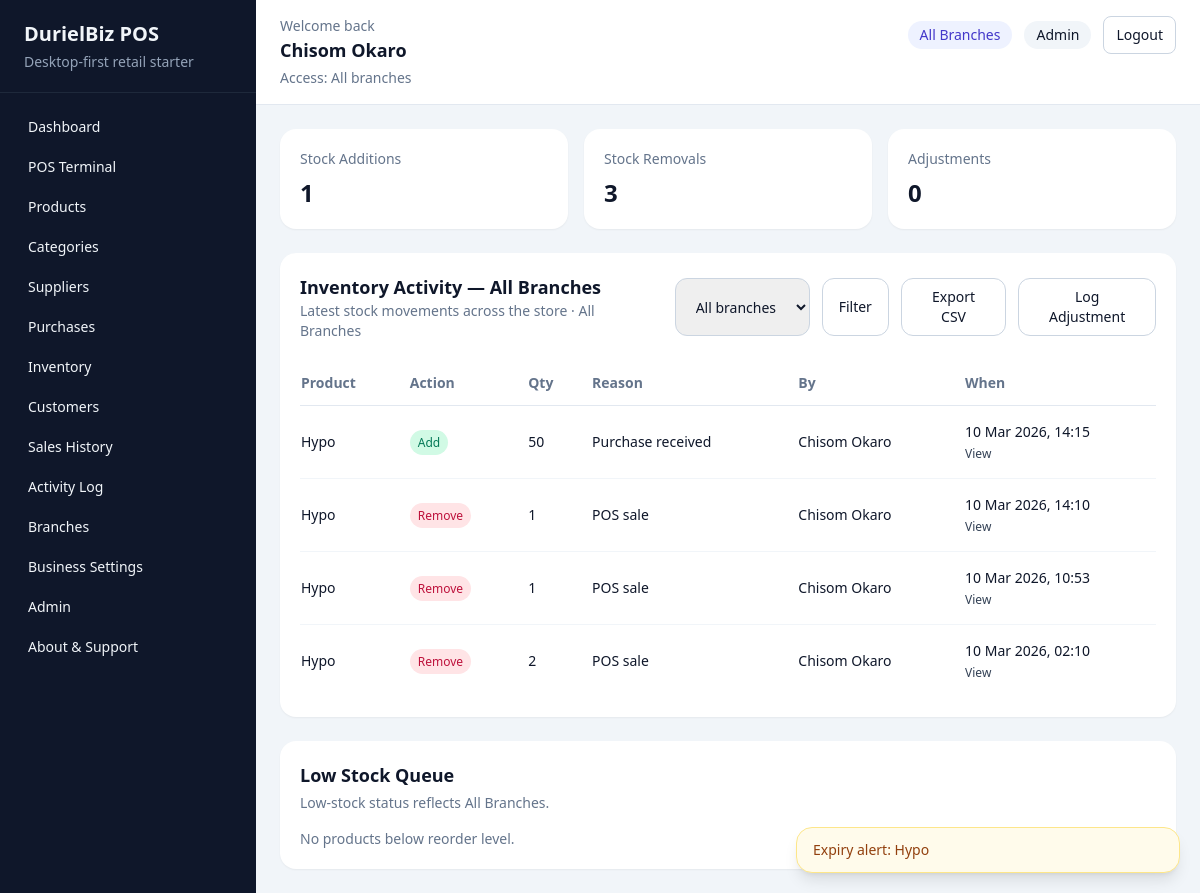
The app's page /inventory/ (signed in), older data.
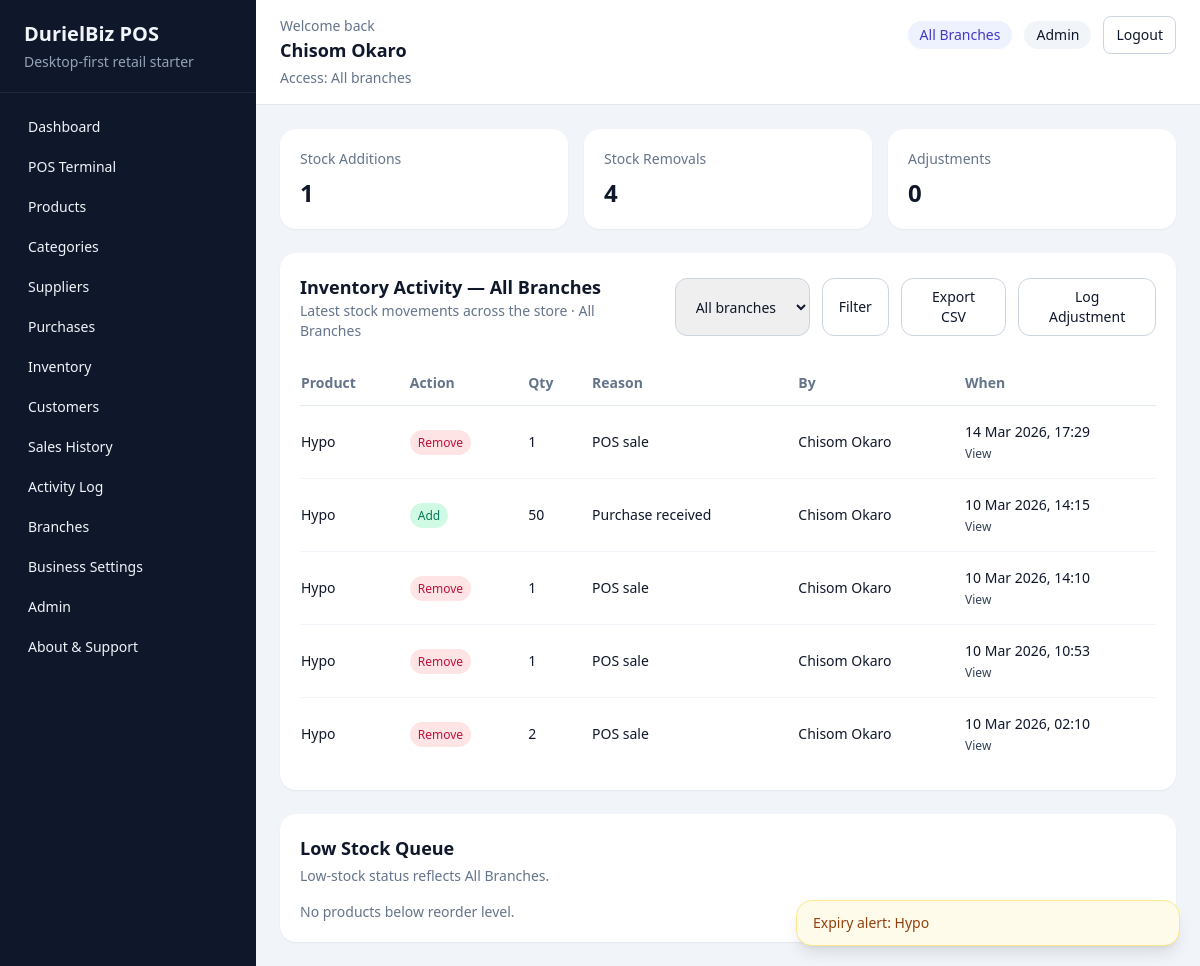
The same page, newer data.
### inventory/models.py (models this page shows, shortened)
class InventoryLog(models.Model):
    class Source(models.TextChoices):
        MANUAL = "manual", "Manual"
        PURCHASE = "purchase", "Purchase"
        SALE = "sale", "Sale"
    class Action(models.TextChoices):
        ADD = "add", "Add"
        REMOVE = "remove", "Remove"
        ADJUST = "adjust", "Adjust"
    product = models.ForeignKey("products.Product", on_delete=models.CASCADE, related_name="inventory_logs")
    branch = models.ForeignKey("reports.Branch", on_delete=models.SET_NULL, related_name="inventory_logs", null=True, blank=True)
    quantity = models.IntegerField()
    action = models.CharField(max_length=10, choices=Action.choices)
    source = models.CharField(max_length=20, choices=Source.choices, default=Source.MANUAL)
    reason = models.CharField(max_length=255)
    reference = models.CharField(max_length=120, blank=True)
    before_quantity = models.IntegerField(default=0)
    after_quantity = models.IntegerField(default=0)
    created_by = models.ForeignKey(
        settings.AUTH_USER_MODEL,
        on_delete=models.SET_NULL,
        related_name="inventory_logs",
        null=True,
        blank=True,
    )
    created_at = models.DateTimeField(auto_now_add=True)
    class Meta:
        ordering = ["-created_at"]

### products/models.py (models this page shows, shortened)
class Product(models.Model):
    name = models.CharField(max_length=255)
    slug = models.SlugField(max_length=280, unique=True, blank=True)
    barcode = models.CharField(max_length=100, unique=True, blank=True, null=True)
    category = models.ForeignKey(Category, on_delete=models.PROTECT, related_name="products")
    supplier = models.ForeignKey(
        "suppliers.Supplier",
        on_delete=models.SET_NULL,
        related_name="products",
        blank=True,
        null=True,
    )
    cost_price = models.DecimalField(max_digits=12, decimal_places=2)
    selling_price = models.DecimalField(max_digits=12, decimal_places=2)
    quantity = models.PositiveIntegerField(default=0)
    reorder_level = models.PositiveIntegerField(default=10)
    expiry_date = models.DateField(blank=True, null=True)
    is_active = models.BooleanField(default=True)
    created_at = models.DateTimeField(auto_now_add=True)
    updated_at = models.DateTimeField(auto_now=True)
    class Meta:
        ordering = ["name"]

### accounts/models.py (models this page shows)
class User(AbstractUser):
    class Role(models.TextChoices):
        ADMIN = "admin", "Admin"
        MANAGER = "manager", "Manager"
        CASHIER = "cashier", "Cashier"
        INVENTORY = "inventory", "Inventory Officer"
    role = models.CharField(max_length=20, choices=Role.choices, default=Role.CASHIER)
    phone_number = models.CharField(max_length=20, blank=True)
    branch = models.ForeignKey(
        "reports.Branch",
        on_delete=models.SET_NULL,
        related_name="users",
        null=True,
        blank=True,
    )
    def __str__(self) -> str:
        return self.get_full_name() or self.username

### inventory/views.py (the view)
# urls.py: path("", inventory_overview, name="overview"),
@login_required
@role_required(User.Role.ADMIN, User.Role.INVENTORY)
def inventory_overview(request):
    branches = active_branches_for_user(request.user)
    if is_admin_user(request.user):
        branch_code = request.GET.get("branch", "").strip()
    else:
        branch_code = get_user_branch(request.user).code
    selected_branch = branches.filter(code=branch_code).first() if branch_code else None
    logs_queryset = scope_queryset_to_user_branch(
        InventoryLog.objects.select_related("product", "created_by", "branch"),
        request.user,
    ).order_by("-created_at")
    if branch_code:
        logs_queryset = logs_queryset.filter(branch__code=branch_code)
    recent_logs = paginate_queryset(
        request,
        logs_queryset,
        per_page=15,
        page_param="logs_page",
    )
    low_stock = paginate_queryset(request, low_stock_products_queryset(branch=selected_branch), per_page=8, page_param="stock_page")
    context = {
        "recent_logs": recent_logs,
        "low_stock_products": low_stock,
        "stock_additions": logs_queryset.filter(action=InventoryLog.Action.ADD).count(),
        "stock_removals": logs_queryset.filter(action=InventoryLog.Action.REMOVE).count(),
        "stock_adjustments": logs_queryset.filter(action=InventoryLog.Action.ADJUST).count(),
        "branches": branches,
        "selected_branch": branch_code,
        "selected_branch_name": selected_branch.name if selected_branch else "All Branches",
    }
    return render(request, "inventory/overview.html", context)

### accounts/permissions.py (called while the page is built)
def is_admin_user(user):
    return bool(getattr(user, "is_authenticated", False) and getattr(user, "role", "") == User.Role.ADMIN)

def active_branches_for_user(user):
    branches = Branch.objects.filter(is_active=True).order_by("name")
    if is_admin_user(user):
        return branches
    branch = get_user_branch(user)
    if branch is None:
        return branches.none()
    return branches.filter(pk=branch.pk)

def scope_queryset_to_user_branch(queryset, user, field_name="branch"):
    if is_admin_user(user):
        return queryset
    branch = get_user_branch(user)
    if branch is None:
        return queryset.none()
    return queryset.filter(**{field_name: branch})

### notifications/services.py (called while the page is built)
def low_stock_products_queryset(branch=None):
    if branch is not None:
        return branch_low_stock_queryset(branch).filter(is_active=True)
    return Product.objects.filter(is_active=True, quantity__lte=F("reorder_level")).order_by("quantity")

### reports/context_processors.py (called while the page is built)
def business_settings(request):
    return {"business_settings": BusinessSettings.get_solo()}

### reports/models.py (called while the page is built)
    @classmethod
    def get_solo(cls):
        settings, _ = cls.objects.get_or_create(pk=1)
        return settings

### templates/inventory/overview.html (shortened to what the changed rows need)
{% extends "base.html" %}
{% block content %}
    <section class="grid gap-4 md:grid-cols-3">
        <div class="rounded-2xl bg-white p-5 shadow-sm">
            <p class="text-sm text-slate-500">Stock Removals</p>
            <h3 class="mt-2 text-2xl font-semibold">{{ stock_removals }}</h3>
        </div>
    </section>
    <section class="mt-6 grid gap-6 xl:grid-cols-3">
        <div class="rounded-2xl bg-white p-5 shadow-sm xl:col-span-2">
            <div class="mt-5 overflow-x-auto">
                <table class="min-w-full divide-y divide-slate-200 text-sm">
                    <thead>
                        <tr class="text-left text-slate-500">
                            <th class="py-3 pr-4">Product</th>
                            <th class="py-3 pr-4">Action</th>
                            <th class="py-3 pr-4">Qty</th>
                            <th class="py-3 pr-4">Reason</th>
                            <th class="py-3 pr-4">By</th>
                            <th class="py-3">When</th>
                        </tr>
                    </thead>
                    <tbody class="divide-y divide-slate-100">
                        {% for log in recent_logs %}
                            <tr>
                                <td class="py-4 pr-4 font-medium">{{ log.product.name }}</td>
                                <td class="py-4 pr-4">
                                    <span class="rounded-full px-2 py-1 text-xs
                                        {% if log.action == 'add' %}bg-emerald-100 text-emerald-700{% elif log.action == 'remove' %}bg-rose-100 text-rose-700{% else %}bg-amber-100 text-amber-700{% endif %}">
                                        {{ log.get_action_display }}
                                    </span>
                                </td>
                                <td class="py-4 pr-4">{{ log.quantity }}</td>
                                <td class="py-4 pr-4">{{ log.reason }}</td>
                                <td class="py-4 pr-4">{{ log.created_by|default:"System" }}</td>
                                <td class="py-4">
                                    <div>{{ log.created_at|date:"d M Y, H:i" }}</div>
                                    <div class="mt-1 flex gap-3 text-xs">
                                        <a href="{% url 'inventory:detail' log.pk %}" class="text-slate-700 hover:underline">View</a>
                                    </div>
                                </td>
                            </tr>
                        {% empty %}
                            <tr>
                                <td colspan="6" class="py-10 text-center text-slate-500">No inventory events yet.</td>
                            </tr>
                        {% endfor %}
                    </tbody>
                </table>
            </div>
        </div>
    </section>
{% endblock %}

Row changes from the older to the newer data that the page shows:
added InventoryLog: product.name "Hypo", action "Remove", quantity "1", reason "POS sale", created_by "Chisom Okaro", created_at "14 Mar 2026, 17:29"
Text that changed along with them:
{{ stock_removals }}: "3" → "4"
